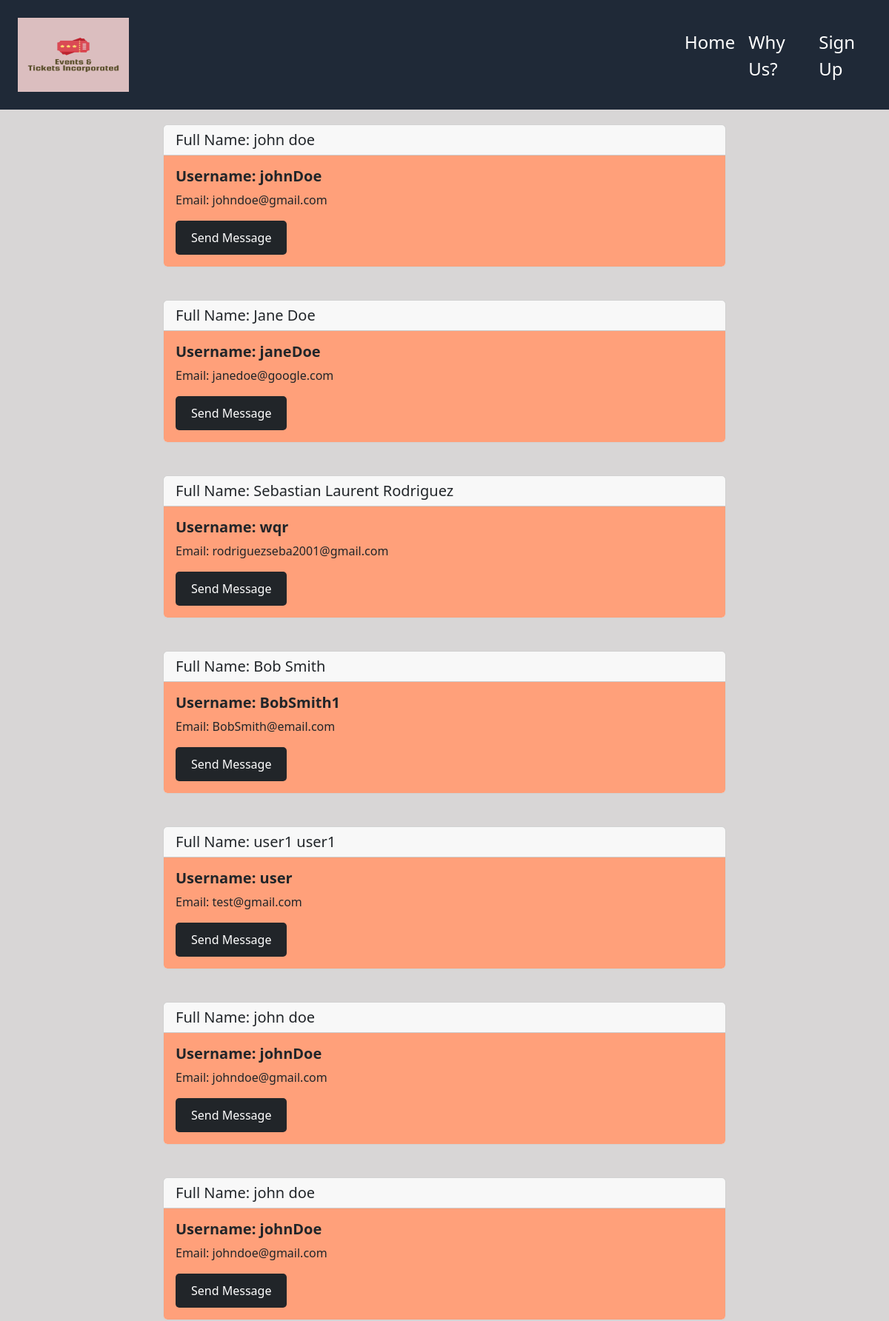
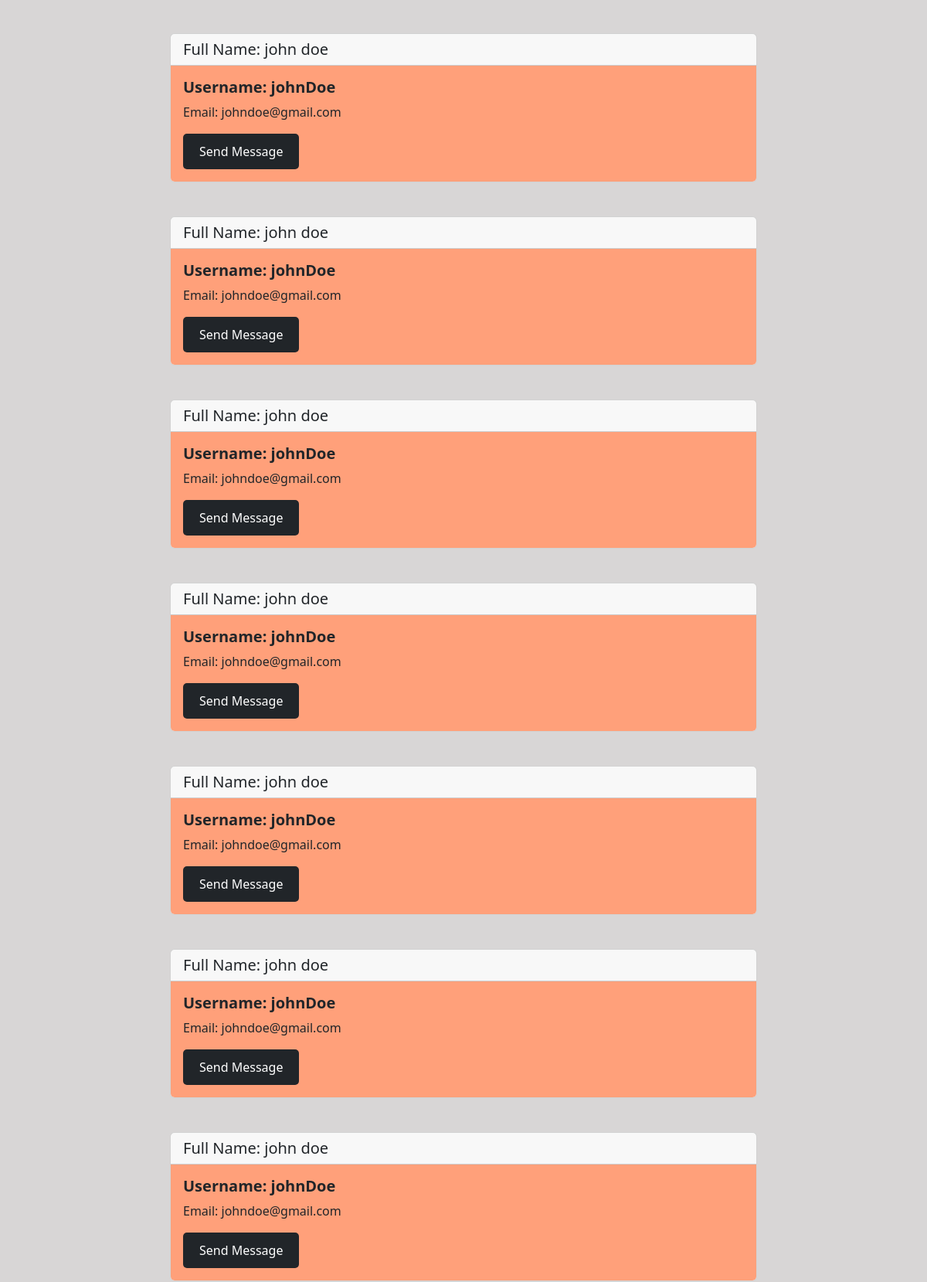
The app's page /manager/guest_list/1 (upper part) with its own data (2 pictures, top to bottom).
### tables this page shows
CREATE TABLE sold_tickets (
    ticket_id INTEGER PRIMARY KEY AUTOINCREMENT,
    event_id INTEGER,
    guest_id INTEGER,
    guest_name TEXT,
    FOREIGN KEY (event_id) REFERENCES events(id),
    FOREIGN KEY (guest_id) REFERENCES users(id)
);

CREATE TABLE users (
    id INTEGER PRIMARY KEY AUTOINCREMENT,
    first_name TEXT NOT NULL,
    last_name TEXT NOT NULL,
    username TEXT UNIQUE NOT NULL,
    email TEXT UNIQUE NOT NULL,
    password TEXT NOT NULL
);

### event_manager/views.py (the view)
@event_manager.route('/manager/guest_list/<string:event_id>')
def guest_list(event_id):
    event_guests = event_manager_services.fetch_guest_list(event_id)
    if event_guests:  # Check if event_guests is not empty
        print(event_guests)
        return render_template('event_guest_list.html', event_id=event_id, event_guests=event_guests)
    else:
        return render_template('event_guest_list.html', event_id=event_id)

### event_manager/services.py (called while the page is built)
    def fetch_guest_list(self, event_id):
        conn = sqlite3.connect('database.db')
        cursor = conn.cursor()
        query = "SELECT sold_tickets.guest_id, users.first_name, users.last_name, users.username, users.email FROM sold_tickets JOIN users ON sold_tickets.guest_id = users.id WHERE sold_tickets.event_id = ?"
        cursor.execute(query, (event_id, ))
        event_guests = cursor.fetchall()
        conn.close()
        if event_guests:
            event_guest_objects = []
            for guest_data in event_guests:
                guest_id, first_name, last_name, username, email = guest_data
                event_guest_object = EventGuest(event_id, guest_id, first_name, last_name, username, email)
                event_guest_objects.append(event_guest_object)
            return event_guest_objects
        else:
            return []

### templates/event_guest_list.html (shortened to what this page needs)
{% extends 'index.html' %} {% block content %}
<div class="guest_list_cont">
  {% for guest in event_guests %}
  <div class="card">
    <h5 class="card-header">
      Full Name: {{ guest.first_name }} {{ guest.last_name }}
    </h5>
    <div class="card-body">
      <h5 class="card-title">Username: {{ guest.username }}</h5>
      <p class="card-text">Email: {{ guest.email }}</p>
      <a
        href="#"
        class="btn text-bg-dark"
        data-bs-toggle="modal"
        data-bs-target="#sendMessageModal{{ guest.id }}"
        >Send Message</a
      >
    </div>
  </div>
  <br />
  {% endfor %}
</div>
{% endblock content %}

### static/css/style.css (style rules this page uses)
body { margin: 0; color: #F9FAF8; font-family: 'Times New Roman', Times, serif; height: 100%; background-color:#d8d6d6 !important; }
a:link { color: white; background-color: transparent; text-decoration: none; }
* { margin: 0; padding: 0; box-sizing: border-box; font-family: 'Segoe UI', Tahoma, Geneva, Verdana, sans-serif; }
.guest_list_cont { max-width: 800px; margin: 0 auto; padding: 20px; }
.card { margin-bottom: 20px; border: 1px solid #ccc; border-radius: 5px; overflow: hidden; }
.card-header { background-color: #007bff; color: #fff; padding: 10px; margin-bottom: 0; }
.card-body { padding: 20px; background-color:lightsalmon; }
.card-title { font-weight: bold; }
.guest_list_cont .btn { display: inline-block; background-color: #007bff; color: #fff; padding: 10px 20px; text-decoration: none; border-radius: 5px; }

### records on screen
sold_tickets: first_name "john", last_name "doe", username "johnDoe", email "johndoe@gmail.com"
sold_tickets: first_name "Jane", last_name "Doe", username "janeDoe", email "janedoe@google.com"
sold_tickets: first_name "Sebastian", last_name "Laurent Rodriguez", username "wqr", email "rodriguezseba2001@gmail.com"
sold_tickets: first_name "Bob", last_name "Smith", username "BobSmith1", email "BobSmith@email.com"
sold_tickets: first_name "user1", last_name "user1", username "user", email "test@gmail.com"
sold_tickets: first_name "john", last_name "doe", username "johnDoe", email "johndoe@gmail.com"
sold_tickets: first_name "john", last_name "doe", username "johnDoe", email "johndoe@gmail.com"
sold_tickets: first_name "john", last_name "doe", username "johnDoe", email "johndoe@gmail.com"
sold_tickets: first_name "john", last_name "doe", username "johnDoe", email "johndoe@gmail.com"
sold_tickets: first_name "john", last_name "doe", username "johnDoe", email "johndoe@gmail.com"
sold_tickets: first_name "john", last_name "doe", username "johnDoe", email "johndoe@gmail.com"
sold_tickets: first_name "john", last_name "doe", username "johnDoe", email "johndoe@gmail.com"
sold_tickets: first_name "john", last_name "doe", username "johnDoe", email "johndoe@gmail.com"
sold_tickets: first_name "john", last_name "doe", username "johnDoe", email "johndoe@gmail.com"
